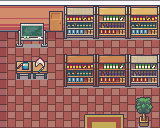

Rendered tile map (Tiled .tmx) drawn with the repository's tilesets; below, a short description and the map source with its tile grids summarised:
An orthogonal 10x8 tile map with 16x16 px tiles, 4 tile layers (Tile Layer 2, Tile Layer 3, Tile Layer 4, Above player), 3 tilesets and 16 objects (10x event, 6x collision).

<map version="1.10" tiledversion="git" orientation="orthogonal" renderorder="right-down" compressionlevel="0" width="10" height="8" tilewidth="16" tileheight="16" infinite="0" nextlayerid="8" nextobjectid="27">
 <properties>
  <property name="edges" value="clamped" />
  <property name="inside" type="bool" value="true" />
  <property name="scenario" value="spyder" />
  <property name="slug" value="candy_house3" />
  <property name="map_type" value="notype" />
 </properties>
 <tileset firstgid="1" name="Tilesets_16x16" tilewidth="16" tileheight="16" tilecount="1760" columns="40">
  <image source="../gfx/tilesets/Tilesets_16x16.png" width="640" height="704" />
 </tileset>
 <tileset firstgid="1761" name="Interiors_16x16" tilewidth="16" tileheight="16" tilecount="2592" columns="16">
  <image source="../gfx/tilesets/Interiors_16x16.png" width="256" height="2592" />
 </tileset>
 <tileset firstgid="4353" source="../gfx/tilesets/core_set pieces.tsx" />
 <layer id="2" name="Tile Layer 2" width="10" height="8">
  <data>[80 cells, 80 non-empty, 6 distinct tile ids]</data>
 </layer>
 <layer id="3" name="Tile Layer 3" width="10" height="8">
  <data>[80 cells, 41 non-empty, 41 distinct tile ids]</data>
 </layer>
 <layer id="7" name="Tile Layer 4" width="10" height="8">
  <data>[80 cells, 2 non-empty, 2 distinct tile ids]</data>
 </layer>
 <layer id="4" name="Above player" width="10" height="8">
  <data>[80 cells, 10 non-empty, 10 distinct tile ids]</data>
 </layer>
 <objectgroup color="#ff0000" id="5" name="Collisions">
  <object id="11" type="collision" x="64" y="0" width="96" height="32" />
  <object id="12" type="collision" x="16" y="64" width="32" height="16" />
  <object id="13" type="collision" x="128" y="112" width="32" height="16" />
  <object id="14" type="collision" x="64" y="64" width="96" height="16" />
  <object id="15" type="collision" x="0" y="0" width="48" height="32" />
  <object id="16" type="collision" x="48" y="0" width="16" height="16" />
 </objectgroup>
 <objectgroup color="#ffff00" id="6" name="Events">
  <object id="17" name="Go outside" type="event" x="96" y="112" width="16" height="16">
   <properties>
    <property name="act1" value="transition_teleport player,spyder_candy_town.tmx,2,7,0.3" />
    <property name="cond1" value="is char_at player" />
    <property name="cond2" value="is char_facing player,down" />
   </properties>
  </object>
  <object id="18" name="Create Catgirl" type="event" x="16" y="80" width="16" height="16">
   <properties>
    <property name="act1" value="create_npc spyder_candyhouse3_joanie,1,5" />
    <property name="act2" value="char_face spyder_candyhouse3_joanie,up" />
    <property name="cond1" value="not char_exists spyder_candyhouse3_joanie" />
   </properties>
  </object>
  <object id="19" name="Talk Catgirl - No Fossil" type="event" x="144" y="16" width="16" height="16">
   <properties>
    <property name="act1" value="translated_dialog spyder_candy_catgirl1" />
    <property name="act2" value="translated_dialog spyder_candy_catgirl_nofossil" />
    <property name="behav1" value="talk spyder_candyhouse3_joanie" />
    <property name="cond1" value="not has_monster player,shammer" />
    <property name="cond2" value="not has_monster player,rhincus" />
    <property name="cond3" value="not variable_set catgirl_candy_hastraded:yes" />
   </properties>
  </object>
  <object id="20" name="Talk Catgirl - Has Rhincus" type="event" x="128" y="0" width="16" height="16">
   <properties>
    <property name="act1" value="translated_dialog spyder_candy_catgirl1" />
    <property name="act2" value="translated_dialog spyder_candy_catgirl2" />
    <property name="act3" value="translated_dialog_choice yes:no,catgirl_candy_willtrade" />
    <property name="behav1" value="talk spyder_candyhouse3_joanie" />
    <property name="cond1" value="is has_monster player,rhincus" />
    <property name="cond2" value="not variable_set catgirl_candy_hastraded:yes" />
   </properties>
  </object>
  <object id="21" name="Talk Catgirl - Will Trade Rhincus" type="event" x="144" y="0" width="16" height="16">
   <properties>
    <property name="act1" value="translated_dialog spyder_candy_catgirl_willtrade" />
    <property name="act2" value="get_player_monster rhincus,slug,rhincus" />
    <property name="act3" value="trading rhincus,propellercat" />
    <property name="act4" value="set_variable catgirl_candy_hastraded:yes" />
    <property name="cond1" value="is has_monster player,rhincus" />
    <property name="cond2" value="not has_monster player,shammer" />
    <property name="cond3" value="is variable_set catgirl_candy_willtrade:yes" />
    <property name="cond4" value="not variable_set catgirl_candy_hastraded:yes" />
   </properties>
  </object>
  <object id="22" name="Talk Catgirl - Has Shammer" type="event" x="96" y="0" width="16" height="16">
   <properties>
    <property name="act1" value="translated_dialog spyder_candy_catgirl1" />
    <property name="act2" value="translated_dialog spyder_candy_catgirl2" />
    <property name="act3" value="translated_dialog_choice yes:no,catgirl_candy_willtrade" />
    <property name="behav1" value="talk spyder_candyhouse3_joanie" />
    <property name="cond1" value="is has_monster player,shammer" />
    <property name="cond2" value="not variable_set catgirl_candy_hastraded:yes" />
   </properties>
  </object>
  <object id="23" name="Talk Catgirl - Will Trade Shammer" type="event" x="112" y="0" width="16" height="16">
   <properties>
    <property name="act1" value="translated_dialog spyder_candy_catgirl_willtrade" />
    <property name="act2" value="get_player_monster shammer,slug,shammer" />
    <property name="act3" value="trading shammer,propellercat" />
    <property name="act4" value="set_variable catgirl_candy_hastraded:yes" />
    <property name="act5" value="set_mission player" />
    <property name="cond1" value="is has_monster player,shammer" />
    <property name="cond2" value="not has_monster player,rhincus" />
    <property name="cond3" value="is variable_set catgirl_candy_willtrade:yes" />
    <property name="cond4" value="not variable_set catgirl_candy_hastraded:yes" />
   </properties>
  </object>
  <object id="24" name="Go outside" type="event" x="48" y="16" width="16" height="16">
   <properties>
    <property name="act1" value="transition_teleport player,spyder_candy_town.tmx,2,3,0.3" />
    <property name="cond1" value="is char_at player" />
    <property name="cond2" value="is char_facing player,up" />
   </properties>
  </object>
  <object id="25" name="Talk Catgirl - No Fossil" type="event" x="144" y="16" width="16" height="16">
   <properties>
    <property name="act1" value="translated_dialog spyder_candy_catgirl1" />
    <property name="behav1" value="talk spyder_candyhouse3_joanie" />
    <property name="cond1" value="is variable_set catgirl_candy_hastraded:yes" />
   </properties>
  </object>
  </objectgroup>
</map>
<!-- 1 of 16 objects omitted -->
